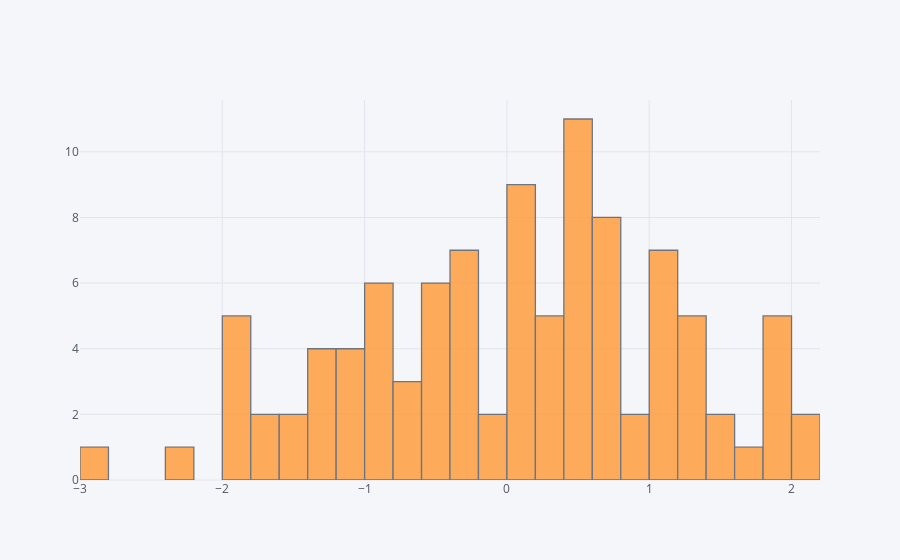

Here is the notebook cell this chart was saved with:
### Markdown cell above
### Histogram

### Code cell
df['A'].iplot(kind='hist',bins=25)

### Figure 1 — Plotly figure (JSON) as saved in the notebook; plotly's stock layout.template omitted (floating-point values rounded to 4 significant figures)
{"data": [{"histfunc": "count", "histnorm": "", "marker": {"color": "rgba(255, 153, 51, 1.0)", "line": {"color": "#4D5663", "width": 1.3}}, "name": "A", "nbinsx": 25, "opacity": 0.8, "orientation": "v", "type": "histogram", "uid": "21e82120-359b-42ca-a437-c0b7163f5778", "x": [0.5427, 1.043, -0.8179, -0.8216, -0.4975, 0.7613, -0.54, 0.7823, 0.1826, -1.206, 1.651, -0.6795, 1.095, 1.266, -0.2054, -2.912, 1.977, 0.5776, -0.5878, 1.076, -0.5791, 0.612, 2.066, -0.3445, 0.4878, 0.7028, -1.431, -0.327, -0.2592, -0.7092, 0.3569, 0.07853, -0.01242, 0.428, -1.336, -1.328, -2.297, -0.9097, 0.1851, -1.873, 0.4548, 0.7387, -1.8, -0.3799, 0.04934, 0.4417, -1.826, 0.3839, -0.268, 0.5025, 0.1981, 0.7281, 1.984, 1.021, 1.399, -0.8374, 1.174, 1.94, -0.5187, -0.8918, -0.9207, -0.6266, 0.5828, 1.321, 0.6207, 1.225, 2.041, -1.169, -0.2932, 0.1495, -0.08985, -1.969, -1.889, 1.903, -1.618, 1.866, 0.5907, -1.424, 0.9132, 0.3146, 0.1726, -1.237, 0.1425, -1.141, 0.1458, 0.5985, 1.032, 1.453, 0.8936, 1.048, 0.3803, 0.6663, -0.5201, 1.22, -1.62, 1.498, -1.173, 0.5453, 0.3118, -1.001]}], "layout": {"barmode": "overlay", "legend": {"bgcolor": "#F5F6F9", "font": {"color": "#4D5663"}}, "paper_bgcolor": "#F5F6F9", "plot_bgcolor": "#F5F6F9", "title": {"font": {"color": "#4D5663"}}, "xaxis": {"gridcolor": "#E1E5ED", "showgrid": true, "tickfont": {"color": "#4D5663"}, "title": {"font": {"color": "#4D5663"}, "text": ""}, "zerolinecolor": "#E1E5ED"}, "yaxis": {"gridcolor": "#E1E5ED", "showgrid": true, "tickfont": {"color": "#4D5663"}, "title": {"font": {"color": "#4D5663"}, "text": ""}, "zerolinecolor": "#E1E5ED"}}}
